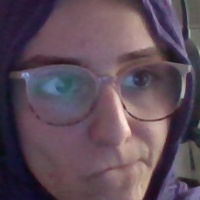
#> input picture day8/face_1087.jpeg, 200 x 200 px, given in place of WaldoBeach.jpg, which was not available
$ jupyter execute --allow-errors ComputeVision2.ipynb
#> lines starting #> are read from the running program, lines starting #| are printed output that depends on the picture; after the words box and inside, x2 and y2 are one past the last pixel; in counts of white or black regions, pixels touching at a corner belong together; pictures that were not available may be replaced by others from this repository, and a replacement may not be noted
[cell 1]
import cv2
import numpy as np

[cell 2]
import matplotlib.pyplot as plt

plt.figure(figsize=(8,6))
#> (the rest of this cell did not finish here and is left out)

[cell 3]
#where is the waldo - polis topluluk icerisinde aradigi kisiyi bulmak istiyor
image=cv2.imread('WaldoBeach.jpg')
#> image is the input picture: shape (200, 200, 3); mean B, G, R 89.3, 76.9, 94.9
cv2.imshow('where is waldo?', image)

gray=cv2.imread('WaldoBeach.jpg',0)
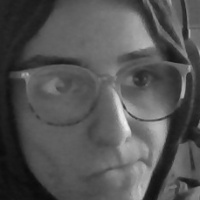
#> gray: shape (200, 200); min 10, max 240, mean 83.7
waldo=cv2.imread('Waldo.jpg',0)
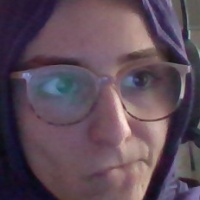
#> input picture day8/face_1093.jpeg, 200 x 200 px, given in place of Waldo.jpg, which was not available
#> waldo: shape (200, 200); min 10, max 235, mean 83

result=cv2.matchTemplate(gray, waldo, cv2.TM_CCOEFF)
#> result = [55565072]
minval, maxval, minloc, maxloc=cv2.minMaxLoc(result)
#> minval = 55565072; maxval = 55565072; minloc = (0, 0); maxloc = (0, 0)

top_left=maxloc
#> top_left = (0, 0)
bottom_right=(top_left[0]+50,top_left[1]+50)
#> bottom_right = (50, 50)
cv2.rectangle(image, top_left, bottom_right, (0,0,255),5)
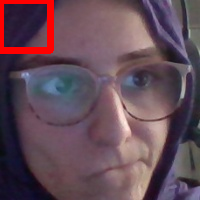
#> image: shape (200, 200, 3); 2.66% of pixels changed, all inside (x1, y1, x2, y2) = (0, 0, 54, 54)

cv2.imshow('where is waldo?', image)

cv2.waitKey()
cv2.destroyAllWindows()

[cell 4]
selfie=cv2.VideoCapture(0).read()[1]
cv2.imwrite('benkendim.jpg', selfie)
#> Out = True

#> (a cell that did not finish here is left out)

[cell 6]
import cv2

# Kamerayı başlat
cap = cv2.VideoCapture(0)

# İlk iki frame'i oku
ret1, frame1 = cap.read()
ret2, frame2 = cap.read()

while True:
    # Frame'leri gri tona çevir
    frame1sb = cv2.cvtColor(frame1, cv2.COLOR_BGR2GRAY)
    frame2sb = cv2.cvtColor(frame2, cv2.COLOR_BGR2GRAY)

    # İki frame arasındaki farkı al (hareket tespiti)
    diff = cv2.absdiff(frame1sb, frame2sb)
#> diff: shape (200, 200); every value is 0

    # Sonucu göster
    cv2.imshow("Motion", diff)

    # Frame'leri kaydır
    frame1 = frame2
    ret, frame2 = cap.read()

    if not ret:
        cap.release()
        break

    # Klavye kontrolü
    key = cv2.waitKey(10)
#> (key q is pressed here)
    if key == ord("q"):
        cap.release()
        break

# Tüm pencereleri kapat
cv2.destroyAllWindows()
